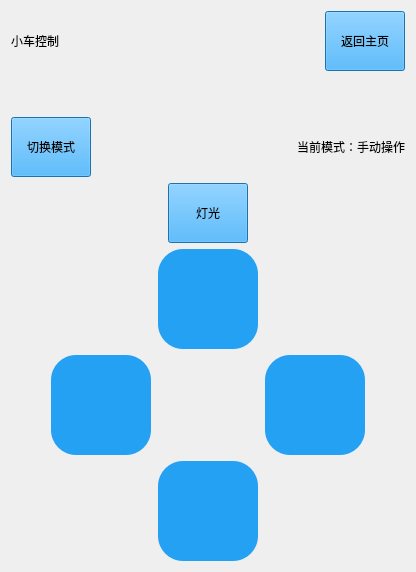
      <widget class="QWidget" name="CarControlPage">
       <property name="sizePolicy">
        <sizepolicy hsizetype="Preferred" vsizetype="Preferred">
         <horstretch>0</horstretch>
         <verstretch>0</verstretch>
        </sizepolicy>
       </property>
       <layout class="QVBoxLayout" name="verticalLayout">
        <item>
         <layout class="QHBoxLayout" name="horizontalLayout_3">
          <item>
           <widget class="QLabel" name="label_2">
            <property name="minimumSize">
             <size>
              <width>0</width>
              <height>0</height>
             </size>
            </property>
            <property name="styleSheet">
             <string notr="true">font: 18pt &quot;Microsoft YaHei UI&quot;;
color: rgb(0, 0, 0);</string>
            </property>
            <property name="text">
             <string>小车控制</string>
            </property>
           </widget>
          </item>
          <item>
           <spacer name="horizontalSpacer_6">
            <property name="orientation">
             <enum>Qt::Orientation::Horizontal</enum>
            </property>
            <property name="sizeHint" stdset="0">
             <size>
              <width>40</width>
              <height>20</height>
             </size>
            </property>
           </spacer>
          </item>
          <item>
           <widget class="QPushButton" name="CarControl_BackHomeButton">
            <property name="minimumSize">
             <size>
              <width>0</width>
              <height>60</height>
             </size>
            </property>
            <property name="styleSheet">
             <string notr="true">font: 18pt &quot;Microsoft YaHei UI&quot;;
background-color: rgb(37, 161, 244);
color: rgb(0, 0, 0);
</string>
            </property>
            <property name="text">
             <string>返回主页</string>
            </property>
           </widget>
          </item>
         </layout>
        </item>
        <item>
         <spacer name="verticalSpacer_5">
          <property name="orientation">
           <enum>Qt::Orientation::Vertical</enum>
          </property>
          <property name="sizeHint" stdset="0">
           <size>
            <width>20</width>
            <height>40</height>
           </size>
          </property>
         </spacer>
        </item>
        <item>
         <layout class="QHBoxLayout" name="horizontalLayout_4">
          <item>
           <widget class="QPushButton" name="SwitchModeButton">
            <property name="minimumSize">
             <size>
              <width>0</width>
              <height>60</height>
             </size>
            </property>
            <property name="styleSheet">
             <string notr="true">font: 18pt &quot;Microsoft YaHei UI&quot;;
background-color: rgb(37, 161, 244);
color: rgb(0, 0, 0);
</string>
            </property>
            <property name="text">
             <string>切换模式</string>
            </property>
           </widget>
          </item>
          <item>
           <spacer name="horizontalSpacer_7">
            <property name="orientation">
             <enum>Qt::Orientation::Horizontal</enum>
            </property>
            <property name="sizeHint" stdset="0">
             <size>
              <width>40</width>
              <height>20</height>
             </size>
            </property>
           </spacer>
          </item>
          <item>
           <widget class="QLabel" name="CarModeLabel">
            <property name="styleSheet">
             <string notr="true">font: 18pt &quot;Microsoft YaHei UI&quot;;
color: rgb(0, 0, 0);</string>
            </property>
            <property name="text">
             <string>当前模式：手动操作</string>
            </property>
           </widget>
          </item>
         </layout>
        </item>
        <item>
         <layout class="QHBoxLayout" name="horizontalLayout_5">
          <item>
           <spacer name="horizontalSpacer_13">
            <property name="orientation">
             <enum>Qt::Orientation::Horizontal</enum>
            </property>
            <property name="sizeHint" stdset="0">
             <size>
              <width>40</width>
              <height>20</height>
             </size>
            </property>
           </spacer>
          </item>
          <item>
           <widget class="QPushButton" name="LedButton">
            <property name="sizePolicy">
             <sizepolicy hsizetype="Maximum" vsizetype="Fixed">
              <horstretch>0</horstretch>
              <verstretch>0</verstretch>
             </sizepolicy>
            </property>
            <property name="minimumSize">
             <size>
              <width>0</width>
              <height>60</height>
             </size>
            </property>
            <property name="styleSheet">
             <string notr="true">font: 18pt &quot;Microsoft YaHei UI&quot;;
background-color: rgb(37, 161, 244);
color: rgb(0, 0, 0);
</string>
            </property>
            <property name="text">
             <string>灯光</string>
            </property>
           </widget>
          </item>
          <item>
           <spacer name="horizontalSpacer_12">
            <property name="orientation">
             <enum>Qt::Orientation::Horizontal</enum>
            </property>
            <property name="sizeHint" stdset="0">
             <size>
              <width>40</width>
              <height>20</height>
             </size>
            </property>
           </spacer>
          </item>
         </layout>
        </item>
        <item>
         <layout class="QHBoxLayout" name="horizontalLayout_6">
          <item>
           <spacer name="horizontalSpacer_8">
            <property name="orientation">
             <enum>Qt::Orientation::Horizontal</enum>
            </property>
            <property name="sizeHint" stdset="0">
             <size>
              <width>40</width>
              <height>20</height>
             </size>
            </property>
           </spacer>
          </item>
          <item>
           <layout class="QGridLayout" name="gridLayout">
            <property name="horizontalSpacing">
             <number>7</number>
            </property>
            <item row="4" column="2">
             <spacer name="horizontalSpacer_2">
              <property name="orientation">
               <enum>Qt::Orientation::Horizontal</enum>
              </property>
              <property name="sizeHint" stdset="0">
               <size>
                <width>40</width>
                <height>20</height>
               </size>
              </property>
             </spacer>
            </item>
            <item row="6" column="0">
             <spacer name="horizontalSpacer_5">
              <property name="orientation">
               <enum>Qt::Orientation::Horizontal</enum>
              </property>
              <property name="sizeHint" stdset="0">
               <size>
                <width>40</width>
                <height>20</height>
               </size>
              </property>
             </spacer>
            </item>
            <item row="5" column="0">
             <widget class="QPushButton" name="LeftButton">
              <property name="sizePolicy">
               <sizepolicy hsizetype="Fixed" vsizetype="Fixed">
                <horstretch>0</horstretch>
                <verstretch>0</verstretch>
               </sizepolicy>
              </property>
              <property name="minimumSize">
               <size>
                <width>100</width>
                <height>100</height>
               </size>
              </property>
              <property name="maximumSize">
               <size>
                <width>100</width>
                <height>100</height>
               </size>
              </property>
              <property name="styleSheet">
               <string notr="true">QPushButton {
    border-radius: 25px;
    min-width: 100px;
    max-width: 100px;
    min-height: 100px;
    max-height: 100px;
    border: none;
    background-color: rgb(37, 161, 244);
    qproperty-icon: url(:/image/左转.png);
    qproperty-iconSize: 90px 90px;  /* 控制图标大小 */
}

QPushButton:pressed {
    background-color: rgb(30, 129, 195);
}</string>
              </property>
              <property name="text">
               <string/>
              </property>
              <property name="autoRepeat">
               <bool>true</bool>
              </property>
              <property name="autoExclusive">
               <bool>false</bool>
              </property>
              <property name="autoRepeatDelay">
               <number>100</number>
              </property>
             </widget>
            </item>
            <item row="6" column="1">
             <widget class="QPushButton" name="BackButton">
              <property name="sizePolicy">
               <sizepolicy hsizetype="Minimum" vsizetype="Fixed">
                <horstretch>0</horstretch>
                <verstretch>0</verstretch>
               </sizepolicy>
              </property>
              <property name="minimumSize">
               <size>
                <width>100</width>
                <height>100</height>
               </size>
              </property>
              <property name="maximumSize">
               <size>
                <width>100</width>
                <height>100</height>
               </size>
              </property>
              <property name="baseSize">
               <size>
                <width>100</width>
                <height>100</height>
               </size>
              </property>
              <property name="styleSheet">
               <string notr="true">QPushButton {
    border-radius: 25px;
    min-width: 100px;
    max-width: 100px;
    min-height: 100px;
    max-height: 100px;
    border: none;
    background-color: rgb(37, 161, 244);
    qproperty-icon: url(:/image/后退.png);
    qproperty-iconSize: 90px 90px;  /* 控制图标大小 */
}

QPushButton:pressed {
    background-color: rgb(30, 129, 195);
}</string>
              </property>
              <property name="text">
               <string/>
              </property>
              <property name="autoRepeat">
               <bool>true</bool>
              </property>
              <property name="autoExclusive">
               <bool>false</bool>
              </property>
              <property name="autoRepeatDelay">
               <number>100</number>
              </property>
             </widget>
            </item>
            <item row="4" column="0">
             <spacer name="horizontalSpacer">
              <property name="orientation">
               <enum>Qt::Orientation::Horizontal</enum>
              </property>
              <property name="sizeHint" stdset="0">
               <size>
                <width>40</width>
                <height>20</height>
               </size>
              </property>
             </spacer>
            </item>
            <item row="5" column="1">
             <spacer name="horizontalSpacer_3">
              <property name="orientation">
               <enum>Qt::Orientation::Horizontal</enum>
              </property>
              <property name="sizeHint" stdset="0">
               <size>
                <width>40</width>
                <height>20</height>
               </size>
              </property>
             </spacer>
            </item>
            <item row="5" column="2">
             <widget class="QPushButton" name="RightButton">
              <property name="sizePolicy">
               <sizepolicy hsizetype="Fixed" vsizetype="Fixed">
                <horstretch>0</horstretch>
                <verstretch>0</verstretch>
               </sizepolicy>
              </property>
              <property name="minimumSize">
               <size>
                <width>100</width>
                <height>100</height>
               </size>
              </property>
              <property name="maximumSize">
               <size>
                <width>100</width>
                <height>100</height>
               </size>
              </property>
              <property name="styleSheet">
               <string notr="true">QPushButton {
    border-radius: 25px;
    min-width: 100px;
    max-width: 100px;
    min-height: 100px;
    max-height: 100px;
    border: none;
    background-color: rgb(37, 161, 244);
    qproperty-icon: url(:/image/右转.png);
    qproperty-iconSize: 90px 90px;  /* 控制图标大小 */
}

QPushButton:pressed {
    background-color: rgb(30, 129, 195);
}</string>
              </property>
              <property name="text">
               <string/>
              </property>
              <property name="autoRepeat">
               <bool>true</bool>
              </property>
              <property name="autoExclusive">
               <bool>false</bool>
              </property>
              <property name="autoRepeatDelay">
               <number>100</number>
              </property>
             </widget>
            </item>
            <item row="6" column="2">
             <spacer name="horizontalSpacer_4">
              <property name="orientation">
               <enum>Qt::Orientation::Horizontal</enum>
              </property>
              <property name="sizeHint" stdset="0">
               <size>
                <width>40</width>
                <height>20</height>
               </size>
              </property>
             </spacer>
            </item>
            <item row="4" column="1">
             <widget class="QPushButton" name="FrontButton">
              <property name="sizePolicy">
               <sizepolicy hsizetype="Fixed" vsizetype="Fixed">
                <horstretch>0</horstretch>
                <verstretch>0</verstretch>
               </sizepolicy>
              </property>
              <property name="minimumSize">
               <size>
                <width>100</width>
                <height>100</height>
               </size>
              </property>
              <property name="maximumSize">
               <size>
                <width>100</width>
                <height>100</height>
               </size>
              </property>
              <property name="styleSheet">
               <string notr="true">QPushButton {
    border-radius: 25px;
    min-width: 100px;
    max-width: 100px;
    min-height: 100px;
    max-height: 100px;
    border: none;
    background-color: rgb(37, 161, 244);
    qproperty-icon: url(:/image/前进.png);
    qproperty-iconSize: 90px 90px;  /* 控制图标大小 */
}

QPushButton:pressed {
    background-color: rgb(30, 129, 195);
}</string>
              </property>
              <property name="text">
               <string/>
              </property>
              <property name="autoRepeat">
               <bool>true</bool>
              </property>
              <property name="autoRepeatDelay">
               <number>75</number>
              </property>
              <property name="autoRepeatInterval">
               <number>75</number>
              </property>
             </widget>
            </item>
           </layout>
          </item>
          <item>
           <spacer name="horizontalSpacer_9">
            <property name="orientation">
             <enum>Qt::Orientation::Horizontal</enum>
            </property>
            <property name="sizeHint" stdset="0">
             <size>
              <width>40</width>
              <height>20</height>
             </size>
            </property>
           </spacer>
          </item>
         </layout>
        </item>
       </layout>
      </widget>
